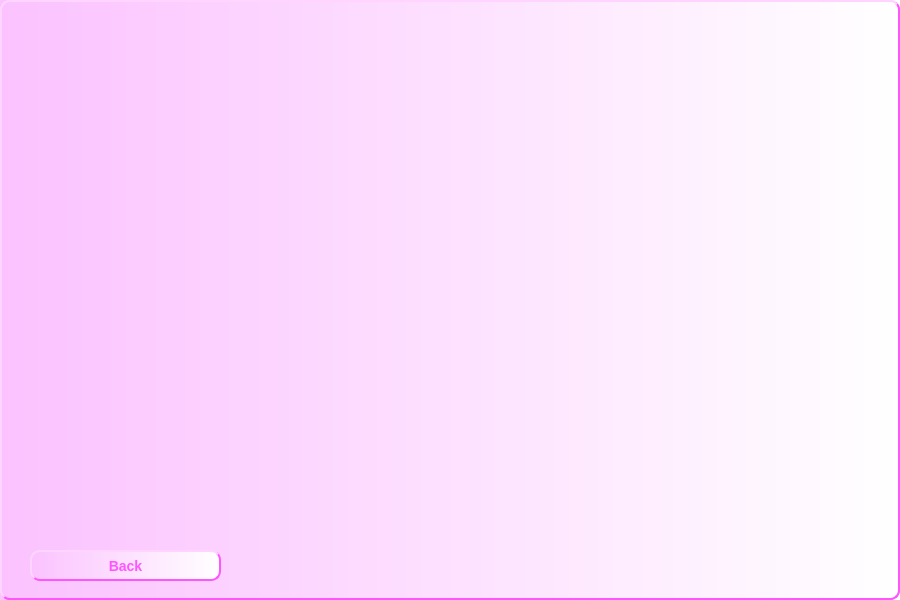
<?xml version="1.0" encoding="UTF-8"?>
<ui version="4.0">
 <class>AdminMainPage</class>
 <widget class="QMainWindow" name="AdminMainPage">
  <property name="geometry">
   <rect>
    <x>0</x>
    <y>0</y>
    <width>900</width>
    <height>600</height>
   </rect>
  </property>
  <property name="windowTitle">
   <string>MainWindow</string>
  </property>
  <property name="styleSheet">
   <string notr="true">background-color:qlineargradient(spread:pad, x1:0, y1:0, x2:1, y2:0, stop:0 rgb(251, 194, 255), stop:1 rgba(255, 255, 255, 255));
color: rgb(255, 85, 255);
border-style: outset;
border-width: 2px;
border-radius: 10px;
border-color: rgb(255, 85, 255);
font: bold 14px;
min-width: 10em;
padding: 6px;
</string>
  </property>
  <widget class="QWidget" name="centralwidget">
   <widget class="QPushButton" name="back_PushButton">
    <property name="geometry">
     <rect>
      <x>30</x>
      <y>550</y>
      <width>191</width>
      <height>31</height>
     </rect>
    </property>
    <property name="text">
     <string>Back</string>
    </property>
   </widget>
  </widget>
 </widget>
 <resources/>
 <connections/>
</ui>
